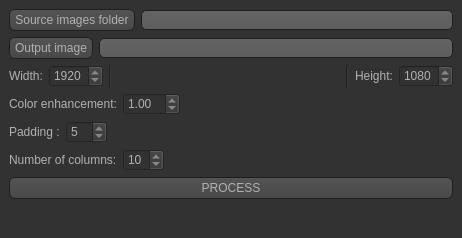
<?xml version="1.0" encoding="UTF-8"?>
<ui version="4.0">
 <class>MainWindow</class>
 <widget class="QMainWindow" name="MainWindow">
  <property name="geometry">
   <rect>
    <x>0</x>
    <y>0</y>
    <width>462</width>
    <height>238</height>
   </rect>
  </property>
  <property name="sizePolicy">
   <sizepolicy hsizetype="Preferred" vsizetype="Preferred">
    <horstretch>0</horstretch>
    <verstretch>0</verstretch>
   </sizepolicy>
  </property>
  <property name="windowTitle">
   <string>MainWindow</string>
  </property>
  <property name="styleSheet">
   <string notr="true">QToolTip
{
     border: 1px solid black;
     background-color: #ffa02f;
     padding: 1px;
     border-radius: 3px;
     opacity: 100;
}

QWidget
{
    color: #b1b1b1;
    background-color: #323232;
}

QWidget:item:hover
{
    background-color: QLinearGradient( x1: 0, y1: 0, x2: 0, y2: 1, stop: 0 #ffa02f, stop: 1 #ca0619);
    color: #000000;
}

QWidget:item:selected
{
    background-color: QLinearGradient( x1: 0, y1: 0, x2: 0, y2: 1, stop: 0 #ffa02f, stop: 1 #d7801a);
}

QMenuBar::item
{
    background: transparent;
}

QMenuBar::item:selected
{
    background: transparent;
    border: 1px solid #ffaa00;
}

QMenuBar::item:pressed
{
    background: #444;
    border: 1px solid #000;
    background-color: QLinearGradient(
        x1:0, y1:0,
        x2:0, y2:1,
        stop:1 #212121,
        stop:0.4 #343434/*,
        stop:0.2 #343434,
        stop:0.1 #ffaa00*/
    );
    margin-bottom:-1px;
    padding-bottom:1px;
}

QMenu
{
    border: 1px solid #000;
}

QMenu::item
{
    padding: 2px 20px 2px 20px;
}

QMenu::item:selected
{
    color: #000000;
}

QWidget:disabled
{
    color: #404040;
    background-color: #323232;
}

QAbstractItemView
{
    background-color: QLinearGradient( x1: 0, y1: 0, x2: 0, y2: 1, stop: 0 #4d4d4d, stop: 0.1 #646464, stop: 1 #5d5d5d);
}

QWidget:focus
{
    /*border: 2px solid QLinearGradient( x1: 0, y1: 0, x2: 0, y2: 1, stop: 0 #ffa02f, stop: 1 #d7801a);*/
}

QLineEdit
{
    background-color: QLinearGradient( x1: 0, y1: 0, x2: 0, y2: 1, stop: 0 #4d4d4d, stop: 0 #646464, stop: 1 #5d5d5d);
    padding: 1px;
    border-style: solid;
    border: 1px solid #1e1e1e;
    border-radius: 5;
}

QPushButton
{
    color: #b1b1b1;
    background-color: QLinearGradient( x1: 0, y1: 0, x2: 0, y2: 1, stop: 0 #565656, stop: 0.1 #525252, stop: 0.5 #4e4e4e, stop: 0.9 #4a4a4a, stop: 1 #464646);
    border-width: 1px;
    border-color: #1e1e1e;
    border-style: solid;
    border-radius: 6;
    padding: 3px;
    font-size: 12px;
    padding-left: 5px;
    padding-right: 5px;
}

QPushButton:pressed
{
    background-color: QLinearGradient( x1: 0, y1: 0, x2: 0, y2: 1, stop: 0 #2d2d2d, stop: 0.1 #2b2b2b, stop: 0.5 #292929, stop: 0.9 #282828, stop: 1 #252525);
}

QComboBox
{
    selection-background-color: #ffaa00;
    background-color: QLinearGradient( x1: 0, y1: 0, x2: 0, y2: 1, stop: 0 #565656, stop: 0.1 #525252, stop: 0.5 #4e4e4e, stop: 0.9 #4a4a4a, stop: 1 #464646);
    border-style: solid;
    border: 1px solid #1e1e1e;
    border-radius: 5;
}

QComboBox:hover,QPushButton:hover
{
    border: 2px solid QLinearGradient( x1: 0, y1: 0, x2: 0, y2: 1, stop: 0 #ffa02f, stop: 1 #d7801a);
}


QComboBox:on
{
    padding-top: 3px;
    padding-left: 4px;
    background-color: QLinearGradient( x1: 0, y1: 0, x2: 0, y2: 1, stop: 0 #2d2d2d, stop: 0.1 #2b2b2b, stop: 0.5 #292929, stop: 0.9 #282828, stop: 1 #252525);
    selection-background-color: #ffaa00;
}

QComboBox QAbstractItemView
{
    border: 2px solid darkgray;
    selection-background-color: QLinearGradient( x1: 0, y1: 0, x2: 0, y2: 1, stop: 0 #ffa02f, stop: 1 #d7801a);
}

QComboBox::drop-down
{
     subcontrol-origin: padding;
     subcontrol-position: top right;
     width: 15px;

     border-left-width: 0px;
     border-left-color: darkgray;
     border-left-style: solid; /* just a single line */
     border-top-right-radius: 3px; /* same radius as the QComboBox */
     border-bottom-right-radius: 3px;
 }

QComboBox::down-arrow
{
     image: url(:/down_arrow.png);
}

QGroupBox:focus
{
border: 2px solid QLinearGradient( x1: 0, y1: 0, x2: 0, y2: 1, stop: 0 #ffa02f, stop: 1 #d7801a);
}

QTextEdit:focus
{
    border: 2px solid QLinearGradient( x1: 0, y1: 0, x2: 0, y2: 1, stop: 0 #ffa02f, stop: 1 #d7801a);
}

QScrollBar:horizontal {
     border: 1px solid #222222;
     background: QLinearGradient( x1: 0, y1: 0, x2: 0, y2: 1, stop: 0.0 #121212, stop: 0.2 #282828, stop: 1 #484848);
     height: 7px;
     margin: 0px 16px 0 16px;
}

QScrollBar::handle:horizontal
{
      background: QLinearGradient( x1: 0, y1: 0, x2: 1, y2: 0, stop: 0 #ffa02f, stop: 0.5 #d7801a, stop: 1 #ffa02f);
      min-height: 20px;
      border-radius: 2px;
}

QScrollBar::add-line:horizontal {
      border: 1px solid #1b1b19;
      border-radius: 2px;
      background: QLinearGradient( x1: 0, y1: 0, x2: 1, y2: 0, stop: 0 #ffa02f, stop: 1 #d7801a);
      width: 14px;
      subcontrol-position: right;
      subcontrol-origin: margin;
}

QScrollBar::sub-line:horizontal {
      border: 1px solid #1b1b19;
      border-radius: 2px;
      background: QLinearGradient( x1: 0, y1: 0, x2: 1, y2: 0, stop: 0 #ffa02f, stop: 1 #d7801a);
      width: 14px;
     subcontrol-position: left;
     subcontrol-origin: margin;
}

QScrollBar::right-arrow:horizontal, QScrollBar::left-arrow:horizontal
{
      border: 1px solid black;
      width: 1px;
      height: 1px;
      background: white;
}

QScrollBar::add-page:horizontal, QScrollBar::sub-page:horizontal
{
      background: none;
}

QScrollBar:vertical
{
      background: QLinearGradient( x1: 0, y1: 0, x2: 1, y2: 0, stop: 0.0 #121212, stop: 0.2 #282828, stop: 1 #484848);
      width: 15px;
      margin: 16px 0 16px 0;
      border: 1px solid #222222;
}

QScrollBar::handle:vertical
{
      background: QLinearGradient( x1: 0, y1: 0, x2: 0, y2: 1, stop: 0 #ffa02f, stop: 0.5 #d7801a, stop: 1 #ffa02f);
      min-height: 20px;
      border-radius: 1px;
}

QScrollBar::add-line:vertical
{
      border: 1px solid #1b1b19;
      border-radius: 2px;
      background: QLinearGradient( x1: 0, y1: 0, x2: 0, y2: 1, stop: 0 #ffa02f, stop: 1 #d7801a);
      height: 14px;
      subcontrol-position: bottom;
      subcontrol-origin: margin;
}

QScrollBar::sub-line:vertical
{
      border: 1px solid #1b1b19;
      border-radius: 2px;
      background: QLinearGradient( x1: 0, y1: 0, x2: 0, y2: 1, stop: 0 #d7801a, stop: 1 #ffa02f);
      height: 14px;
      subcontrol-position: top;
      subcontrol-origin: margin;
}

QScrollBar::up-arrow:vertical, QScrollBar::down-arrow:vertical
{
      border: 1px solid black;
      width: 1px;
      height: 1px;
      background: white;
}


QScrollBar::add-page:vertical, QScrollBar::sub-page:vertical
{
      background: none;
}

QTextEdit
{
    background-color: #242424;
}

QPlainTextEdit
{
    background-color: #242424;
}

QHeaderView::section
{
    background-color: QLinearGradient(x1:0, y1:0, x2:0, y2:1, stop:0 #616161, stop: 0.5 #505050, stop: 0.6 #434343, stop:1 #656565);
    color: white;
    padding-left: 4px;
    border: 1px solid #6c6c6c;
}

QCheckBox:disabled
{
color: #414141;
}

QDockWidget::title
{
    text-align: center;
    spacing: 3px; /* spacing between items in the tool bar */
    background-color: QLinearGradient(x1:0, y1:0, x2:0, y2:1, stop:0 #323232, stop: 0.5 #242424, stop:1 #323232);
}

QDockWidget::close-button, QDockWidget::float-button
{
    text-align: center;
    spacing: 1px; /* spacing between items in the tool bar */
    background-color: QLinearGradient(x1:0, y1:0, x2:0, y2:1, stop:0 #323232, stop: 0.5 #242424, stop:1 #323232);
}

QDockWidget::close-button:hover, QDockWidget::float-button:hover
{
    background: #242424;
}

QDockWidget::close-button:pressed, QDockWidget::float-button:pressed
{
    padding: 1px -1px -1px 1px;
}

QMainWindow::separator
{
    background-color: QLinearGradient(x1:0, y1:0, x2:0, y2:1, stop:0 #161616, stop: 0.5 #151515, stop: 0.6 #212121, stop:1 #343434);
    color: white;
    padding-left: 4px;
    border: 1px solid #4c4c4c;
    spacing: 3px; /* spacing between items in the tool bar */
}

QMainWindow::separator:hover
{

    background-color: QLinearGradient(x1:0, y1:0, x2:0, y2:1, stop:0 #d7801a, stop:0.5 #b56c17 stop:1 #ffa02f);
    color: white;
    padding-left: 4px;
    border: 1px solid #6c6c6c;
    spacing: 3px; /* spacing between items in the tool bar */
}

QToolBar::handle
{
     spacing: 3px; /* spacing between items in the tool bar */
     background: url(:/images/handle.png);
}

QMenu::separator
{
    height: 2px;
    background-color: QLinearGradient(x1:0, y1:0, x2:0, y2:1, stop:0 #161616, stop: 0.5 #151515, stop: 0.6 #212121, stop:1 #343434);
    color: white;
    padding-left: 4px;
    margin-left: 10px;
    margin-right: 5px;
}

QProgressBar
{
    border: 2px solid grey;
    border-radius: 5px;
    text-align: center;
}

QProgressBar::chunk
{
    background-color: #d7801a;
    width: 2.15px;
    margin: 0.5px;
}

QTabBar::tab {
    color: #b1b1b1;
    border: 1px solid #444;
    border-bottom-style: none;
    background-color: #323232;
    padding-left: 10px;
    padding-right: 10px;
    padding-top: 3px;
    padding-bottom: 2px;
    margin-right: -1px;
}

QTabWidget::pane {
    border: 1px solid #444;
    top: 1px;
}

QTabBar::tab:last
{
    margin-right: 0; /* the last selected tab has nothing to overlap with on the right */
    border-top-right-radius: 3px;
}

QTabBar::tab:first:!selected
{
 margin-left: 0px; /* the last selected tab has nothing to overlap with on the right */


    border-top-left-radius: 3px;
}

QTabBar::tab:!selected
{
    color: #b1b1b1;
    border-bottom-style: solid;
    margin-top: 3px;
    background-color: QLinearGradient(x1:0, y1:0, x2:0, y2:1, stop:1 #212121, stop:.4 #343434);
}

QTabBar::tab:selected
{
    border-top-left-radius: 3px;
    border-top-right-radius: 3px;
    margin-bottom: 0px;
}

QTabBar::tab:!selected:hover
{
    /*border-top: 2px solid #ffaa00;
    padding-bottom: 3px;*/
    border-top-left-radius: 3px;
    border-top-right-radius: 3px;
    background-color: QLinearGradient(x1:0, y1:0, x2:0, y2:1, stop:1 #212121, stop:0.4 #343434, stop:0.2 #343434, stop:0.1 #ffaa00);
}

QRadioButton::indicator:checked, QRadioButton::indicator:unchecked{
    color: #b1b1b1;
    background-color: #323232;
    border: 1px solid #b1b1b1;
    border-radius: 6px;
}

QRadioButton::indicator:checked
{
    background-color: qradialgradient(
        cx: 0.5, cy: 0.5,
        fx: 0.5, fy: 0.5,
        radius: 1.0,
        stop: 0.25 #ffaa00,
        stop: 0.3 #323232
    );
}

QCheckBox::indicator{
    color: #b1b1b1;
    background-color: #323232;
    border: 1px solid #b1b1b1;
    width: 9px;
    height: 9px;
}

QRadioButton::indicator
{
    border-radius: 6px;
}

QRadioButton::indicator:hover, QCheckBox::indicator:hover
{
    border: 1px solid #ffaa00;
}

QCheckBox::indicator:checked
{
    image:url(:/images/checkbox.png);
}

QCheckBox::indicator:disabled, QRadioButton::indicator:disabled
{
    border: 1px solid #444;
}</string>
  </property>
  <property name="tabShape">
   <enum>QTabWidget::Rounded</enum>
  </property>
  <widget class="QWidget" name="centralwidget">
   <layout class="QVBoxLayout" name="verticalLayout">
    <item>
     <layout class="QHBoxLayout" name="horizontalLayout">
      <item>
       <widget class="QPushButton" name="bt_srcfolder">
        <property name="text">
         <string>Source images folder</string>
        </property>
       </widget>
      </item>
      <item>
       <widget class="QLineEdit" name="lineEdit_srcfolder"/>
      </item>
     </layout>
    </item>
    <item>
     <layout class="QHBoxLayout" name="horizontalLayout_2">
      <item>
       <widget class="QPushButton" name="bt_ouputimg">
        <property name="text">
         <string>Output image</string>
        </property>
       </widget>
      </item>
      <item>
       <widget class="QLineEdit" name="lineEdit_ouputimg"/>
      </item>
     </layout>
    </item>
    <item>
     <layout class="QHBoxLayout" name="horizontalLayout_4">
      <item>
       <widget class="QLabel" name="label_2">
        <property name="text">
         <string>Width:</string>
        </property>
       </widget>
      </item>
      <item>
       <widget class="QSpinBox" name="spinBox_Width">
        <property name="maximum">
         <number>5000</number>
        </property>
        <property name="value">
         <number>1920</number>
        </property>
       </widget>
      </item>
      <item>
       <widget class="Line" name="line_2">
        <property name="orientation">
         <enum>Qt::Vertical</enum>
        </property>
       </widget>
      </item>
      <item>
       <spacer name="horizontalSpacer_4">
        <property name="orientation">
         <enum>Qt::Horizontal</enum>
        </property>
        <property name="sizeHint" stdset="0">
         <size>
          <width>40</width>
          <height>20</height>
         </size>
        </property>
       </spacer>
      </item>
      <item>
       <widget class="Line" name="line">
        <property name="orientation">
         <enum>Qt::Vertical</enum>
        </property>
       </widget>
      </item>
      <item>
       <widget class="QLabel" name="label_3">
        <property name="text">
         <string>Height:</string>
        </property>
       </widget>
      </item>
      <item>
       <widget class="QSpinBox" name="spinBox_Height">
        <property name="maximum">
         <number>5000</number>
        </property>
        <property name="value">
         <number>1080</number>
        </property>
       </widget>
      </item>
     </layout>
    </item>
    <item>
     <layout class="QHBoxLayout" name="horizontalLayout_3">
      <item>
       <widget class="QLabel" name="label">
        <property name="text">
         <string>Color enhancement:</string>
        </property>
       </widget>
      </item>
      <item>
       <widget class="QDoubleSpinBox" name="doubleSpinBox_Color">
        <property name="value">
         <double>1.000000000000000</double>
        </property>
       </widget>
      </item>
      <item>
       <spacer name="horizontalSpacer">
        <property name="orientation">
         <enum>Qt::Horizontal</enum>
        </property>
        <property name="sizeHint" stdset="0">
         <size>
          <width>40</width>
          <height>20</height>
         </size>
        </property>
       </spacer>
      </item>
     </layout>
    </item>
    <item>
     <layout class="QHBoxLayout" name="horizontalLayout_6">
      <item>
       <widget class="QLabel" name="label_5">
        <property name="text">
         <string>Padding :</string>
        </property>
       </widget>
      </item>
      <item>
       <widget class="QSpinBox" name="spinBox_Padding">
        <property name="value">
         <number>5</number>
        </property>
       </widget>
      </item>
      <item>
       <spacer name="horizontalSpacer_2">
        <property name="orientation">
         <enum>Qt::Horizontal</enum>
        </property>
        <property name="sizeHint" stdset="0">
         <size>
          <width>40</width>
          <height>20</height>
         </size>
        </property>
       </spacer>
      </item>
     </layout>
    </item>
    <item>
     <layout class="QHBoxLayout" name="horizontalLayout_5">
      <item>
       <widget class="QLabel" name="label_4">
        <property name="text">
         <string>Number of columns:</string>
        </property>
       </widget>
      </item>
      <item>
       <widget class="QSpinBox" name="spinBox_numberofcol">
        <property name="value">
         <number>10</number>
        </property>
       </widget>
      </item>
      <item>
       <spacer name="horizontalSpacer_3">
        <property name="orientation">
         <enum>Qt::Horizontal</enum>
        </property>
        <property name="sizeHint" stdset="0">
         <size>
          <width>40</width>
          <height>20</height>
         </size>
        </property>
       </spacer>
      </item>
     </layout>
    </item>
    <item>
     <widget class="QPushButton" name="bt_yay">
      <property name="text">
       <string>PROCESS</string>
      </property>
     </widget>
    </item>
    <item>
     <spacer name="verticalSpacer">
      <property name="orientation">
       <enum>Qt::Vertical</enum>
      </property>
      <property name="sizeHint" stdset="0">
       <size>
        <width>20</width>
        <height>40</height>
       </size>
      </property>
     </spacer>
    </item>
   </layout>
  </widget>
  <widget class="QStatusBar" name="statusbar"/>
  <action name="actionConfluence">
   <property name="text">
    <string>Confluence</string>
   </property>
   <property name="statusTip">
    <string>Open Confluence website</string>
   </property>
  </action>
  <action name="actionFlare">
   <property name="text">
    <string>Flare</string>
   </property>
   <property name="statusTip">
    <string>Open Flare website</string>
   </property>
  </action>
  <action name="actionJira">
   <property name="text">
    <string>Jira</string>
   </property>
   <property name="statusTip">
    <string>Open Jira website</string>
   </property>
  </action>
  <action name="actionLauncherLog">
   <property name="text">
    <string>Launcher Log</string>
   </property>
  </action>
  <action name="actionPythonrc_Log">
   <property name="text">
    <string>pythonrc Log</string>
   </property>
  </action>
  <action name="action456_Log">
   <property name="text">
    <string>456 Log</string>
   </property>
  </action>
 </widget>
 <resources/>
 <connections/>
</ui>
